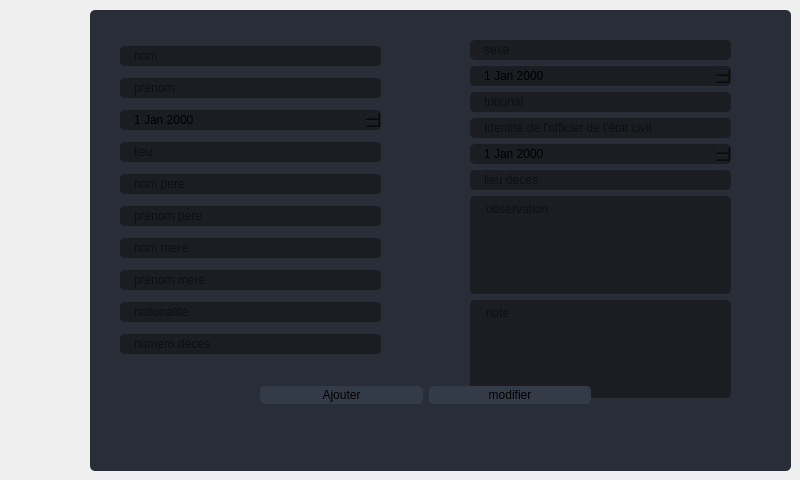
        <widget class="QWidget" name="page_17">
         <widget class="QFrame" name="frame_40">
          <property name="geometry">
           <rect>
            <x>90</x>
            <y>10</y>
            <width>701</width>
            <height>461</height>
           </rect>
          </property>
          <property name="styleSheet">
           <string notr="true">QFrame{
background-color: rgb(41, 45, 56);
border-radius: 5px;
}
QLineEdit {
	background-color: rgb(27, 29, 35);
	border-radius: 5px;
	border: 2px solid rgb(27, 29, 35);
	padding-left: 10px;
}
QLineEdit:hover {
	border: 2px solid rgb(64, 71, 88);
}
QLineEdit:focus {
	border: 2px solid rgb(91, 101, 124);
}
</string>
          </property>
          <property name="frameShape">
           <enum>QFrame::StyledPanel</enum>
          </property>
          <property name="frameShadow">
           <enum>QFrame::Raised</enum>
          </property>
          <widget class="QWidget" name="layoutWidget">
           <property name="geometry">
            <rect>
             <x>30</x>
             <y>30</y>
             <width>261</width>
             <height>321</height>
            </rect>
           </property>
           <layout class="QVBoxLayout" name="verticalLayout_10">
            <item>
             <widget class="QLineEdit" name="nomdeces">
              <property name="placeholderText">
               <string>nom</string>
              </property>
             </widget>
            </item>
            <item>
             <widget class="QLineEdit" name="le_prenomdeces">
              <property name="placeholderText">
               <string>prenom</string>
              </property>
             </widget>
            </item>
            <item>
             <widget class="QDateEdit" name="datenaissancedeces">
              <property name="styleSheet">
               <string notr="true">	background-color: rgb(27, 29, 35);
	border-radius: 5px;
	border: 2px solid rgb(27, 29, 35);
	padding-left: 10px;
</string>
              </property>
             </widget>
            </item>
            <item>
             <widget class="QLineEdit" name="le_lieudeces">
              <property name="placeholderText">
               <string>lieu</string>
              </property>
             </widget>
            </item>
            <item>
             <widget class="QLineEdit" name="le_nomperedeces">
              <property name="placeholderText">
               <string>nom pere</string>
              </property>
             </widget>
            </item>
            <item>
             <widget class="QLineEdit" name="le_prenomperedeces">
              <property name="placeholderText">
               <string>prenom pere</string>
              </property>
             </widget>
            </item>
            <item>
             <widget class="QLineEdit" name="le_nommeredeces">
              <property name="placeholderText">
               <string>nom mere</string>
              </property>
             </widget>
            </item>
            <item>
             <widget class="QLineEdit" name="le_prenommeredeces">
              <property name="placeholderText">
               <string>prenom mere</string>
              </property>
             </widget>
            </item>
            <item>
             <widget class="QLineEdit" name="le_nationalite_2">
              <property name="placeholderText">
               <string>nationalite</string>
              </property>
             </widget>
            </item>
            <item>
             <widget class="QLineEdit" name="le_numdeces">
              <property name="placeholderText">
               <string>numero deces</string>
              </property>
             </widget>
            </item>
           </layout>
          </widget>
          <widget class="QWidget" name="layoutWidget">
           <property name="geometry">
            <rect>
             <x>380</x>
             <y>30</y>
             <width>261</width>
             <height>358</height>
            </rect>
           </property>
           <layout class="QVBoxLayout" name="verticalLayout_11">
            <item>
             <widget class="QLineEdit" name="le_sexe_deces">
              <property name="placeholderText">
               <string>sexe</string>
              </property>
             </widget>
            </item>
            <item>
             <widget class="QDateEdit" name="datedeclarationdeces">
              <property name="styleSheet">
               <string notr="true">	background-color: rgb(27, 29, 35);
	border-radius: 5px;
	border: 2px solid rgb(27, 29, 35);
	padding-left: 10px;
</string>
              </property>
             </widget>
            </item>
            <item>
             <widget class="QLineEdit" name="le_tribunaldeces">
              <property name="placeholderText">
               <string>tribunal</string>
              </property>
             </widget>
            </item>
            <item>
             <widget class="QLineEdit" name="le_idcdeces">
              <property name="placeholderText">
               <string>Identité de l'officier de l'état civil</string>
              </property>
             </widget>
            </item>
            <item>
             <widget class="QDateEdit" name="datedecees">
              <property name="styleSheet">
               <string notr="true">	background-color: rgb(27, 29, 35);
	border-radius: 5px;
	border: 2px solid rgb(27, 29, 35);
	padding-left: 10px;
</string>
              </property>
             </widget>
            </item>
            <item>
             <widget class="QLineEdit" name="le_lieudeces_2">
              <property name="placeholderText">
               <string>lieu deces</string>
              </property>
             </widget>
            </item>
            <item>
             <widget class="QTextEdit" name="notedeces">
              <property name="styleSheet">
               <string notr="true">QTextEdit {
	background-color: rgb(27, 29, 35);
	border-radius: 5px;
	border: 2px solid rgb(27, 29, 35);
	padding-left: 10px;
}
QTextEdit:hover {
	border: 2px solid rgb(64, 71, 88);
}
QTextEdit:focus {
	border: 2px solid rgb(91, 101, 124);
}</string>
              </property>
              <property name="placeholderText">
               <string>observation</string>
              </property>
             </widget>
            </item>
            <item>
             <widget class="QTextEdit" name="observationdeces">
              <property name="styleSheet">
               <string notr="true">QTextEdit {
	background-color: rgb(27, 29, 35);
	border-radius: 5px;
	border: 2px solid rgb(27, 29, 35);
	padding-left: 10px;
}
QTextEdit:hover {
	border: 2px solid rgb(64, 71, 88);
}
QTextEdit:focus {
	border: 2px solid rgb(91, 101, 124);
}</string>
              </property>
              <property name="placeholderText">
               <string>note</string>
              </property>
             </widget>
            </item>
           </layout>
          </widget>
          <widget class="QWidget" name="layoutWidget">
           <property name="geometry">
            <rect>
             <x>170</x>
             <y>370</y>
             <width>331</width>
             <height>30</height>
            </rect>
           </property>
           <layout class="QHBoxLayout" name="horizontalLayout_4">
            <item>
             <widget class="QPushButton" name="Ajouterdeces_pb">
              <property name="styleSheet">
               <string notr="true">QPushButton {
	border: 2px solid rgb(52, 59, 72);
	border-radius: 5px;	
	background-color: rgb(52, 59, 72);
}
QPushButton:hover {
	background-color: rgb(57, 65, 80);
	border: 2px solid rgb(61, 70, 86);
}
QPushButton:pressed {	
	background-color: rgb(35, 40, 49);
	border: 2px solid rgb(43, 50, 61);
}</string>
              </property>
              <property name="text">
               <string>Ajouter</string>
              </property>
             </widget>
            </item>
            <item>
             <widget class="QPushButton" name="modifierdeces_pb">
              <property name="styleSheet">
               <string notr="true">QPushButton {
	border: 2px solid rgb(52, 59, 72);
	border-radius: 5px;	
	background-color: rgb(52, 59, 72);
}
QPushButton:hover {
	background-color: rgb(57, 65, 80);
	border: 2px solid rgb(61, 70, 86);
}
QPushButton:pressed {	
	background-color: rgb(35, 40, 49);
	border: 2px solid rgb(43, 50, 61);
}</string>
              </property>
              <property name="text">
               <string>modifier</string>
              </property>
             </widget>
            </item>
           </layout>
          </widget>
         </widget>
        </widget>
